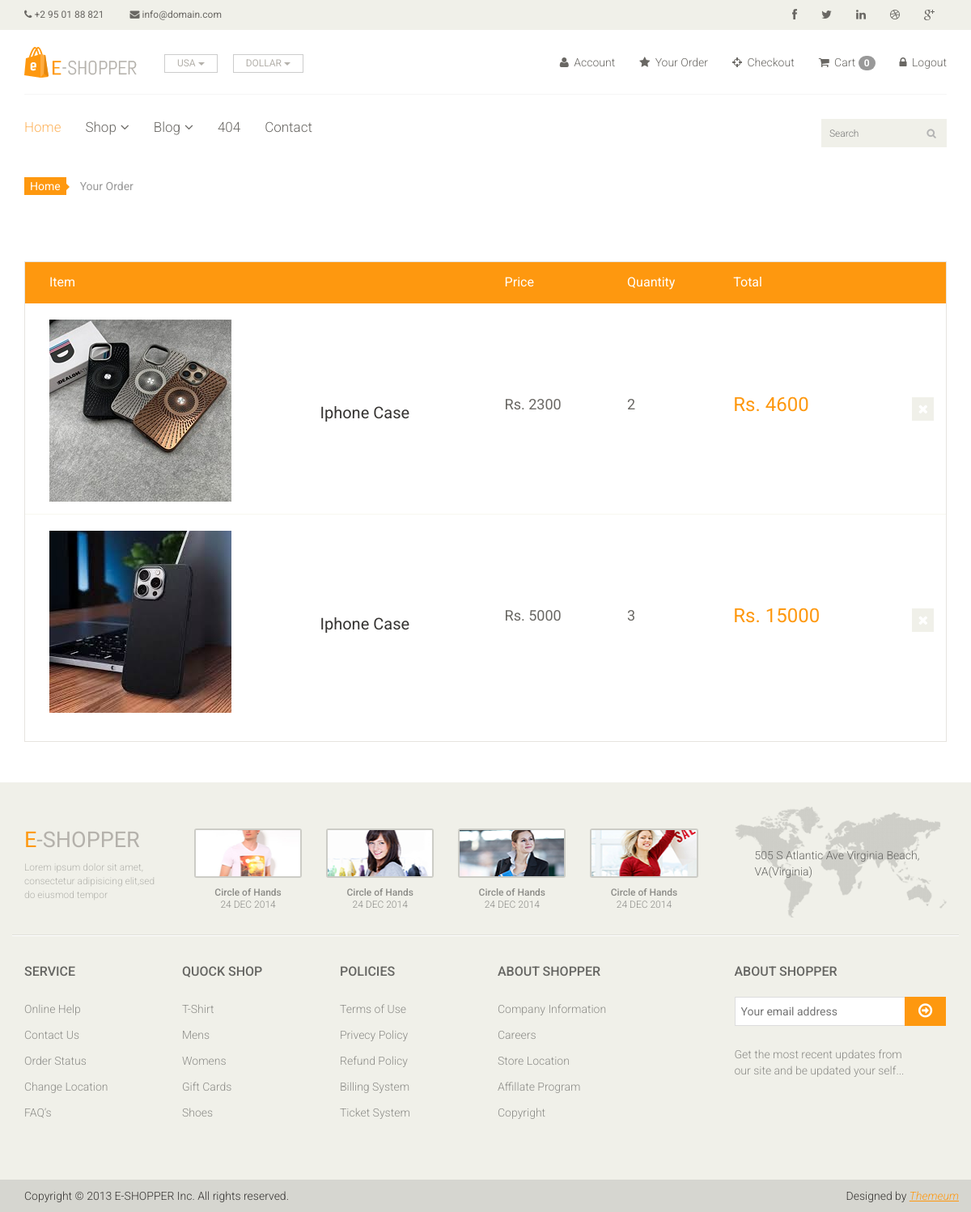
/order/ (signed in), run on the app's committed database.
### app/models.py (models this page shows, shortened)
class Order(models.Model):
    image = models.ImageField(upload_to='eccommers/order/image')
    product = models.CharField(max_length=1000,default='')
    user = models.ForeignKey(User, on_delete=models.CASCADE)
    price = models.IntegerField()
    quantity = models.CharField(max_length=5)
    total = models.CharField(max_length=100,default='')
    address = models.TextField()
    phone = models.CharField(max_length=10)
    pincode = models.CharField(max_length=10)
    date = models.DateField(default=datetime.datetime.today)

### E_Shop/views.py (the view)
# urls.py: path('order/',views.Your_Order,name='order'),
def Your_Order(request):
    uid = request.session.get('_auth_user_id')
    user = User.objects.get(id=uid)
    order = Order.objects.filter(user=user)
    context = {
        'order': order
    }
    return render(request,'order.html',context)

### templates/order.html
{% extends "master.html" %}
{% block body %}
</section> <section id="cart_items">
    <div class="container">
        <div class="breadcrumbs">
            <ol class="breadcrumb">
              <li><a href="#">Home</a></li>
              <li class="active">Your Order</li>
            </ol>
        </div>
        <div class="table-responsive cart_info">
            <table class="table table-condensed">
                <thead>
                    <tr class="cart_menu">
                        <td class="image">Item</td>
                        <td class="description"></td>
                        <td class="price">Price</td>
                        <td class="quantity">Quantity</td>
                        <td class="total">Total</td>
                        <td></td>
                    </tr>
                </thead>
                <tbody>
                    {% for i in order %}
                    <tr>
                        <td class="cart_product">
                            <a href=""><img src="{{i.image}}" alt=""></a>
                        </td>
                        <td class="cart_description">
                            <h4><a href="">{{i.product}} </a></h4>
                        </td>
                        <td class="cart_price">
                        <p>Rs. {{i.price}} </p>
                        </td>
                        <td class="cart_price">
                            <div class="cart_quantity_button">
                               <p>{{i.quantity}} </p>
                            </div>
                        </td>
                        <td class="cart_total">
                            <p class="cart_total_price">Rs. {{i.total}} </p>
                        </td>
                        <td class="cart_delete">
                            <a class="cart_quantity_delete" href=""><i class="fa fa-times"></i></a>
                        </td>
                    </tr>
                    {% endfor %}
                </tbody>
            </table>
        </div>
    </div>
</section>
{% endblock body %}

### templates/master.html (shortened to what this page needs)
<!DOCTYPE html>
<html lang="en">
<head>
    {% load static %}
    <link href="/static/css/bootstrap.min.css" rel="stylesheet">
    <link href="/static/css/font-awesome.min.css" rel="stylesheet">
    <link href="/static/css/prettyPhoto.css" rel="stylesheet">
    <link href="/static/css/price-range.css" rel="stylesheet">
    <link href="/static/css/animate.css" rel="stylesheet">
	<link href="/static/css/main.css" rel="stylesheet">
	<link href="/static/css/responsive.css" rel="stylesheet">
</head>
<body>
    <header id="header">
		<div class="header_top">
			<div class="container">
				<div class="row">
					<div class="col-sm-6">
						<div class="contactinfo">
							<ul class="nav nav-pills">
								<li><a href="#"><i class="fa fa-phone"></i> +2 95 01 88 821</a></li>
								<li><a href="#"><i class="fa fa-envelope"></i> info@domain.com</a></li>
							</ul>
						</div>
					</div>
					<div class="col-sm-6">
						<div class="social-icons pull-right">
							<ul class="nav navbar-nav">
								<li><a href="#"><i class="fa fa-facebook"></i></a></li>
								<li><a href="#"><i class="fa fa-twitter"></i></a></li>
								<li><a href="#"><i class="fa fa-linkedin"></i></a></li>
								<li><a href="#"><i class="fa fa-dribbble"></i></a></li>
								<li><a href="#"><i class="fa fa-google-plus"></i></a></li>
							</ul>
						</div>
					</div>
				</div>
			</div>
		</div>
		<div class="header-middle">
			<div class="container">
				<div class="row">
					<div class="col-sm-4">
						<div class="logo pull-left">
							<a href="index.html"><img src="/static/images/home/logo.png" alt="" /></a>
						</div>
						<div class="btn-group pull-right">
							<div class="btn-group">
								<button type="button" class="btn btn-default dropdown-toggle usa" data-toggle="dropdown">
									USA
									<span class="caret"></span>
								</button>
							</div>
							<div class="btn-group">
								<button type="button" class="btn btn-default dropdown-toggle usa" data-toggle="dropdown">
									DOLLAR
									<span class="caret"></span>
								</button>
							</div>
						</div>
					</div>
					<div class="col-sm-8">
						<div class="shop-menu pull-right">
							<ul class="nav navbar-nav">
								<li><a href="#"><i class="fa fa-user"></i> Account</a></li>
								<li><a href="/order/"><i class="fa fa-star"></i> Your Order</a></li>
								<li><a href="checkout.html"><i class="fa fa-crosshairs"></i> Checkout</a></li>
								<li><a href="/cart/cart-detail/"><i class="fa fa-shopping-cart"></i> Cart <span class="badge text-bg-secondary">{{request.session.cart|length}} </span></a></li>
                                {% if user.is_authenticated %}
								<li><a href="#"><i class="fa fa-lock"></i> Logout</a></li>
                                {% else %}
                                <li><a href="{% url 'login' %} "><i class="fa fa-lock"></i> Login</a></li>
                                {% endif %}
							</ul>
						</div>
					</div>
				</div>
			</div>
		</div>
		<div class="header-bottom">
			<div class="container">
				<div class="row">
					<div class="col-sm-9">
						<div class="mainmenu pull-left">
							<ul class="nav navbar-nav collapse navbar-collapse">
								<li><a href="{% url 'index' %}" class="active">Home</a></li>
								<li class="dropdown"><a href="#">Shop<i class="fa fa-angle-down"></i></a>
                                </li>
								<li class="dropdown"><a href="#">Blog<i class="fa fa-angle-down"></i></a>
                                </li>
								<li><a href="404.html">404</a></li>
								<li><a href="contact-us.html">Contact</a></li>
							</ul>
						</div>
					</div>
                    <form method="get" action="/search/">
					<div class="col-sm-3">
						<div class="search_box pull-right">
							<input name="query" type="text" placeholder="Search"/>
						</div>
                    </form>
					</div>
				</div>
			</div>
	</header>
    {% block body %}
    {% endblock body %}
    <footer id="footer">
        <div class="footer-top">
            <div class="container">
                <div class="row">
                    <div class="col-sm-2">
                        <div class="companyinfo">
                            <h2><span>e</span>-shopper</h2>
                            <p>Lorem ipsum dolor sit amet, consectetur adipisicing elit,sed do eiusmod tempor</p>
                        </div>
                    </div>
                    <div class="col-sm-7">
                        <div class="col-sm-3">
                            <div class="video-gallery text-center">
                                <a href="#">
                                    <div class="iframe-img">
                                        <img src="images/home/iframe1.png" alt="" />
                                    </div>
                                </a>
                                <p>Circle of Hands</p>
                                <h2>24 DEC 2014</h2>
                            </div>
                        </div>
                        <div class="col-sm-3">
                            <div class="video-gallery text-center">
                                <a href="#">
                                    <div class="iframe-img">
                                        <img src="images/home/iframe2.png" alt="" />
                                    </div>
                                </a>
                                <p>Circle of Hands</p>
                                <h2>24 DEC 2014</h2>
                            </div>
                        </div>
                        <div class="col-sm-3">
                            <div class="video-gallery text-center">
                                <a href="#">
                                    <div class="iframe-img">
                                        <img src="images/home/iframe3.png" alt="" />
                                    </div>
                                </a>
                                <p>Circle of Hands</p>
                                <h2>24 DEC 2014</h2>
                            </div>
                        </div>
                        <div class="col-sm-3">
                            <div class="video-gallery text-center">
                                <a href="#">
                                    <div class="iframe-img">
                                        <img src="images/home/iframe4.png" alt="" />
                                    </div>
                                </a>
                                <p>Circle of Hands</p>
                                <h2>24 DEC 2014</h2>
                            </div>
                        </div>
                    </div>
                    <div class="col-sm-3">
                        <div class="address">
                            <img src="images/home/map.png" alt="" />
                            <p>505 S Atlantic Ave Virginia Beach, VA(Virginia)</p>
                        </div>
                    </div>
                </div>
            </div>
        </div>
        <div class="footer-widget">
            <div class="container">
                <div class="row">
                    <div class="col-sm-2">
                        <div class="single-widget">
                            <h2>Service</h2>
                            <ul class="nav nav-pills nav-stacked">
                                <li><a href="#">Online Help</a></li>
                                <li><a href="#">Contact Us</a></li>
                                <li><a href="#">Order Status</a></li>
                                <li><a href="#">Change Location</a></li>
                                <li><a href="#">FAQ’s</a></li>
                            </ul>
                        </div>
                    </div>
                    <div class="col-sm-2">
                        <div class="single-widget">
                            <h2>Quock Shop</h2>
                            <ul class="nav nav-pills nav-stacked">
                                <li><a href="#">T-Shirt</a></li>
                                <li><a href="#">Mens</a></li>
                                <li><a href="#">Womens</a></li>
                                <li><a href="#">Gift Cards</a></li>
                                <li><a href="#">Shoes</a></li>
                            </ul>
                        </div>
                    </div>
                    <div class="col-sm-2">
                        <div class="single-widget">
                            <h2>Policies</h2>
                            <ul class="nav nav-pills nav-stacked">
                                <li><a href="#">Terms of Use</a></li>
                                <li><a href="#">Privecy Policy</a></li>
                                <li><a href="#">Refund Policy</a></li>
                                <li><a href="#">Billing System</a></li>
                                <li><a href="#">Ticket System</a></li>
                            </ul>
                        </div>
                    </div>
                    <div class="col-sm-2">
                        <div class="single-widget">
                            <h2>About Shopper</h2>
                            <ul class="nav nav-pills nav-stacked">
                                <li><a href="#">Company Information</a></li>
                                <li><a href="#">Careers</a></li>
                                <li><a href="#">Store Location</a></li>
                                <li><a href="#">Affillate Program</a></li>
                                <li><a href="#">Copyright</a></li>
                            </ul>
                        </div>
                    </div>
                    <div class="col-sm-3 col-sm-offset-1">
                        <div class="single-widget">
                            <h2>About Shopper</h2>
                            <form action="#" class="searchform">
                                <input type="text" placeholder="Your email address" />
                                <button type="submit" class="btn btn-default"><i class="fa fa-arrow-circle-o-right"></i></button>
                                <p>Get the most recent updates from <br />our site and be updated your self...</p>
                            </form>
                        </div>
                    </div>
                </div>
            </div>
        </div>
        <div class="footer-bottom">
            <div class="container">
                <div class="row">
                    <p class="pull-left">Copyright © 2013 E-SHOPPER Inc. All rights reserved.</p>
                    <p class="pull-right">Designed by <span><a target="_blank" href="http://www.themeum.com">Themeum</a></span></p>
                </div>
            </div>
        </div>
    </footer>
</body>
</html>

### data on the page
Order: image (picture), product "Iphone Case", price "2300", quantity "2", total "4600"
Order: image (picture), product "Iphone Case", price "5000", quantity "3", total "15000"

### other printed values
{{ request.session.cart|length }} "0"
